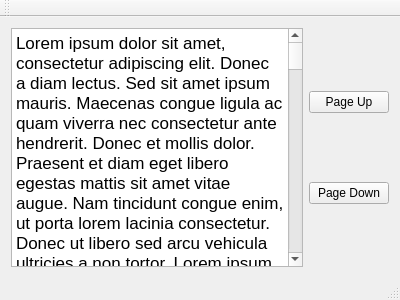
<?xml version="1.0" encoding="UTF-8"?>
<ui version="4.0">
 <class>MainWindow</class>
 <widget class="QMainWindow" name="MainWindow">
  <property name="geometry">
   <rect>
    <x>0</x>
    <y>0</y>
    <width>400</width>
    <height>300</height>
   </rect>
  </property>
  <property name="windowTitle">
   <string>MainWindow</string>
  </property>
  <widget class="QWidget" name="centralWidget">
   <layout class="QGridLayout" name="gridLayout">
    <item row="0" column="0">
     <widget class="QTextEdit" name="textEdit">
      <property name="verticalScrollBarPolicy">
       <enum>Qt::ScrollBarAsNeeded</enum>
      </property>
      <property name="horizontalScrollBarPolicy">
       <enum>Qt::ScrollBarAsNeeded</enum>
      </property>
      <property name="html">
       <string>&lt;!DOCTYPE HTML PUBLIC &quot;-//W3C//DTD HTML 4.0//EN&quot; &quot;http://www.w3.org/TR/REC-html40/strict.dtd&quot;&gt;
&lt;html&gt;&lt;head&gt;&lt;meta name=&quot;qrichtext&quot; content=&quot;1&quot; /&gt;&lt;style type=&quot;text/css&quot;&gt;
p, li { white-space: pre-wrap; }
&lt;/style&gt;&lt;/head&gt;&lt;body style=&quot; font-family:'.Lucida Grande UI'; font-size:13pt; font-weight:400; font-style:normal;&quot;&gt;
&lt;p style=&quot; margin-top:0px; margin-bottom:0px; margin-left:0px; margin-right:0px; -qt-block-indent:0; text-indent:0px;&quot;&gt;Lorem ipsum dolor sit amet, consectetur adipiscing elit. Donec a diam lectus. Sed sit amet ipsum mauris. Maecenas congue ligula ac quam viverra nec consectetur ante hendrerit. Donec et mollis dolor. Praesent et diam eget libero egestas mattis sit amet vitae augue. Nam tincidunt congue enim, ut porta lorem lacinia consectetur. Donec ut libero sed arcu vehicula ultricies a non tortor. Lorem ipsum dolor sit amet, consectetur adipiscing elit. Aenean ut gravida lorem. Ut turpis felis, pulvinar a semper sed, adipiscing id dolor. Pellentesque auctor nisi id magna consequat sagittis. Curabitur dapibus enim sit amet elit pharetra tincidunt feugiat nisl imperdiet. Ut convallis libero in urna ultrices accumsan. Donec sed odio eros. Donec viverra mi quis quam pulvinar at malesuada arcu rhoncus. Cum sociis natoque penatibus et magnis dis parturient montes, nascetur ridiculus mus. In rutrum accumsan ultricies. Mauris vitae nisi at sem facilisis semper ac in est.&lt;/p&gt;
&lt;p style=&quot;-qt-paragraph-type:empty; margin-top:0px; margin-bottom:0px; margin-left:0px; margin-right:0px; -qt-block-indent:0; text-indent:0px;&quot;&gt;&lt;br /&gt;&lt;/p&gt;
&lt;p style=&quot; margin-top:0px; margin-bottom:0px; margin-left:0px; margin-right:0px; -qt-block-indent:0; text-indent:0px;&quot;&gt;Vivamus fermentum semper porta. Nunc diam velit, adipiscing ut tristique vitae, sagittis vel odio. Maecenas convallis ullamcorper ultricies. Curabitur ornare, ligula semper consectetur sagittis, nisi diam iaculis velit, id fringilla sem nunc vel mi. Nam dictum, odio nec pretium volutpat, arcu ante placerat erat, non tristique elit urna et turpis. Quisque mi metus, ornare sit amet fermentum et, tincidunt et orci. Fusce eget orci a orci congue vestibulum. Ut dolor diam, elementum et vestibulum eu, porttitor vel elit. Curabitur venenatis pulvinar tellus gravida ornare. Sed et erat faucibus nunc euismod ultricies ut id justo. Nullam cursus suscipit nisi, et ultrices justo sodales nec. Fusce venenatis facilisis lectus ac semper. Aliquam at massa ipsum. Quisque bibendum purus convallis nulla ultrices ultricies. Nullam aliquam, mi eu aliquam tincidunt, purus velit laoreet tortor, viverra pretium nisi quam vitae mi. Fusce vel volutpat elit. Nam sagittis nisi dui.&lt;/p&gt;
&lt;p style=&quot;-qt-paragraph-type:empty; margin-top:0px; margin-bottom:0px; margin-left:0px; margin-right:0px; -qt-block-indent:0; text-indent:0px;&quot;&gt;&lt;br /&gt;&lt;/p&gt;
&lt;p style=&quot; margin-top:0px; margin-bottom:0px; margin-left:0px; margin-right:0px; -qt-block-indent:0; text-indent:0px;&quot;&gt;Suspendisse lectus leo, consectetur in tempor sit amet, placerat quis neque. Etiam luctus porttitor lorem, sed suscipit est rutrum non. Curabitur lobortis nisl a enim congue semper. Aenean commodo ultrices imperdiet. Vestibulum ut justo vel sapien venenatis tincidunt. Phasellus eget dolor sit amet ipsum dapibus condimentum vitae quis lectus. Aliquam ut massa in turpis dapibus convallis. Praesent elit lacus, vestibulum at malesuada et, ornare et est. Ut augue nunc, sodales ut euismod non, adipiscing vitae orci. Mauris ut placerat justo. Mauris in ultricies enim. Quisque nec est eleifend nulla ultrices egestas quis ut quam. Donec sollicitudin lectus a mauris pulvinar id aliquam urna cursus. Cras quis ligula sem, vel elementum mi. Phasellus non ullamcorper urna.&lt;/p&gt;
&lt;p style=&quot;-qt-paragraph-type:empty; margin-top:0px; margin-bottom:0px; margin-left:0px; margin-right:0px; -qt-block-indent:0; text-indent:0px;&quot;&gt;&lt;br /&gt;&lt;/p&gt;
&lt;p style=&quot; margin-top:0px; margin-bottom:0px; margin-left:0px; margin-right:0px; -qt-block-indent:0; text-indent:0px;&quot;&gt;Class aptent taciti sociosqu ad litora torquent per conubia nostra, per inceptos himenaeos. In euismod ultrices facilisis. Vestibulum porta sapien adipiscing augue congue id pretium lectus molestie. Proin quis dictum nisl. Morbi id quam sapien, sed vestibulum sem. Duis elementum rutrum mauris sed convallis. Proin vestibulum magna mi. Aenean tristique hendrerit magna, ac facilisis nulla hendrerit ut. Sed non tortor sodales quam auctor elementum. Donec hendrerit nunc eget elit pharetra pulvinar. Suspendisse id tempus tortor. Aenean luctus, elit commodo laoreet commodo, justo nisi consequat massa, sed vulputate quam urna quis eros. Donec vel.&lt;/p&gt;&lt;/body&gt;&lt;/html&gt;</string>
      </property>
     </widget>
    </item>
    <item row="0" column="1">
     <layout class="QVBoxLayout" name="verticalLayout">
      <item>
       <widget class="QPushButton" name="btnUpBtn">
        <property name="text">
         <string>Page Up</string>
        </property>
       </widget>
      </item>
      <item>
       <widget class="QPushButton" name="btnDownBtn">
        <property name="text">
         <string>Page Down</string>
        </property>
       </widget>
      </item>
     </layout>
    </item>
   </layout>
  </widget>
  <widget class="QMenuBar" name="menuBar">
   <property name="geometry">
    <rect>
     <x>0</x>
     <y>0</y>
     <width>400</width>
     <height>22</height>
    </rect>
   </property>
  </widget>
  <widget class="QToolBar" name="mainToolBar">
   <attribute name="toolBarArea">
    <enum>TopToolBarArea</enum>
   </attribute>
   <attribute name="toolBarBreak">
    <bool>false</bool>
   </attribute>
  </widget>
  <widget class="QStatusBar" name="statusBar"/>
 </widget>
 <layoutdefault spacing="6" margin="11"/>
 <resources/>
 <connections/>
</ui>
